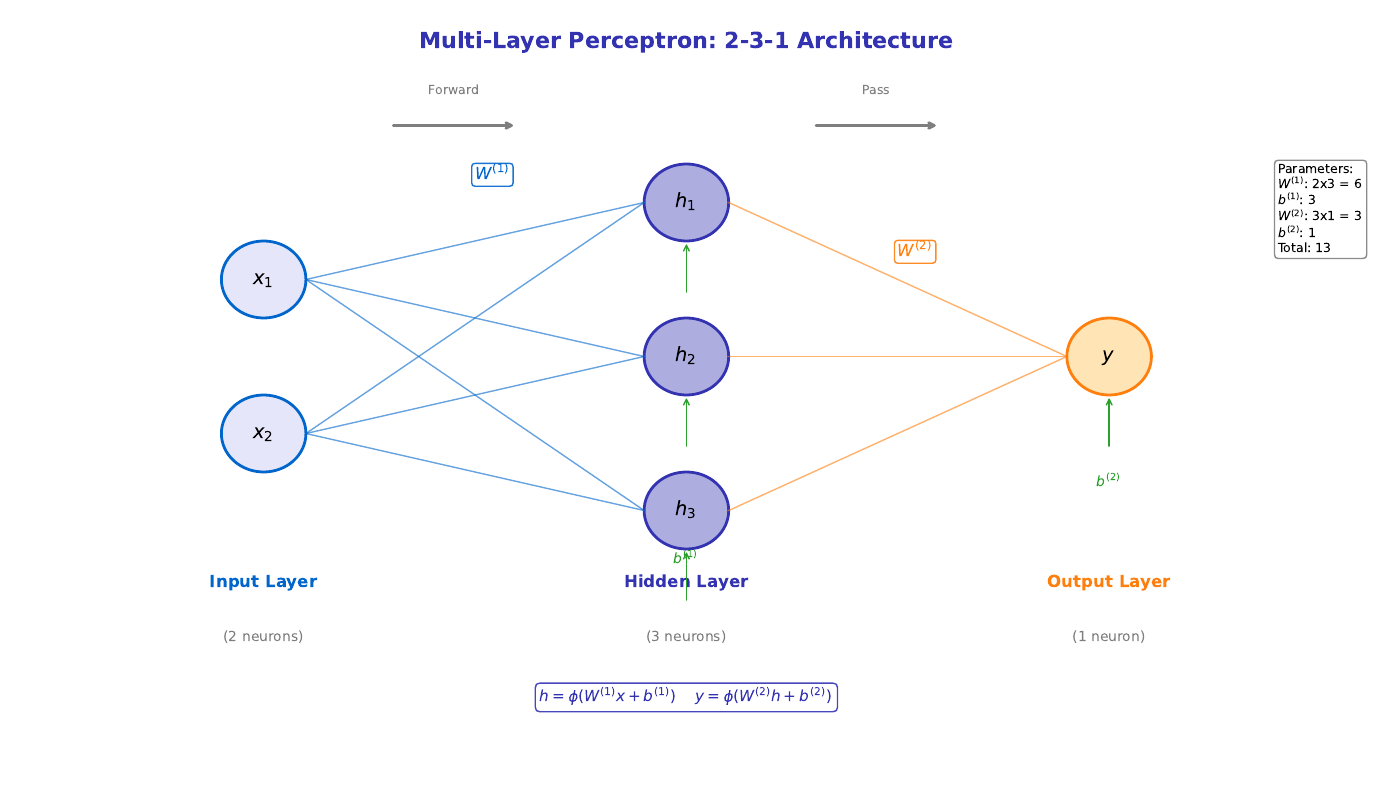

This figure's Python source:
"""
Multi-Layer Perceptron Architecture (2-3-1)
Module 2: Stacking Layers
"""

import matplotlib.pyplot as plt
import matplotlib.patches as patches
from matplotlib.patches import Circle, FancyBboxPatch
import numpy as np

CHART_METADATA = {
    'title': 'MLP Architecture 2 3 1',
    'url': 'https://github.com/QuantLet/neural-networks-introduction/tree/main/mlp_architecture_2_3_1'
}

# Colors matching Beamer template
mlpurple = '#3333B2'
mlblue = '#0066CC'
mlorange = '#FF7F0E'
mlgreen = '#2CA02C'
mlgray = '#7F7F7F'
mllavender = '#ADADE0'

# Set up figure
fig, ax = plt.subplots(figsize=(14, 8))
ax.set_xlim(-1, 15)
ax.set_ylim(-1, 9)
ax.axis('off')

# Title
ax.text(7, 8.5, 'Multi-Layer Perceptron: 2-3-1 Architecture', fontsize=16, fontweight='bold',
        ha='center', color=mlpurple)

# Layer positions
input_x = 2
hidden_x = 7
output_x = 12

# Node positions
input_y = [5.5, 3.5]
hidden_y = [6.5, 4.5, 2.5]
output_y = [4.5]

# Draw connections first (so they're behind nodes)
# Input to Hidden
for iy in input_y:
    for hy in hidden_y:
        ax.plot([input_x + 0.5, hidden_x - 0.5], [iy, hy], color=mlblue, linewidth=1, alpha=0.6)

# Hidden to Output
for hy in hidden_y:
    for oy in output_y:
        ax.plot([hidden_x + 0.5, output_x - 0.5], [hy, oy], color=mlorange, linewidth=1, alpha=0.6)

# Draw input layer
for i, y in enumerate(input_y):
    circle = Circle((input_x, y), 0.5, fill=True, facecolor='#E6E6FA',
                    edgecolor=mlblue, linewidth=2)
    ax.add_patch(circle)
    ax.text(input_x, y, f'$x_{i+1}$', ha='center', va='center', fontsize=14, fontweight='bold')

ax.text(input_x, 1.5, 'Input Layer', ha='center', fontsize=12, fontweight='bold', color=mlblue)
ax.text(input_x, 0.8, '(2 neurons)', ha='center', fontsize=10, color=mlgray)

# Draw hidden layer
for i, y in enumerate(hidden_y):
    circle = Circle((hidden_x, y), 0.5, fill=True, facecolor=mllavender,
                    edgecolor=mlpurple, linewidth=2)
    ax.add_patch(circle)
    ax.text(hidden_x, y, f'$h_{i+1}$', ha='center', va='center', fontsize=14, fontweight='bold')

ax.text(hidden_x, 1.5, 'Hidden Layer', ha='center', fontsize=12, fontweight='bold', color=mlpurple)
ax.text(hidden_x, 0.8, '(3 neurons)', ha='center', fontsize=10, color=mlgray)

# Draw output layer
for i, y in enumerate(output_y):
    circle = Circle((output_x, y), 0.5, fill=True, facecolor='#FFE4B5',
                    edgecolor=mlorange, linewidth=2)
    ax.add_patch(circle)
    ax.text(output_x, y, '$y$', ha='center', va='center', fontsize=14, fontweight='bold')

ax.text(output_x, 1.5, 'Output Layer', ha='center', fontsize=12, fontweight='bold', color=mlorange)
ax.text(output_x, 0.8, '(1 neuron)', ha='center', fontsize=10, color=mlgray)

# Weight labels
ax.text(4.5, 6.8, '$W^{(1)}$', fontsize=12, color=mlblue, fontweight='bold',
        bbox=dict(boxstyle='round,pad=0.2', facecolor='white', edgecolor=mlblue, alpha=0.9))
ax.text(9.5, 5.8, '$W^{(2)}$', fontsize=12, color=mlorange, fontweight='bold',
        bbox=dict(boxstyle='round,pad=0.2', facecolor='white', edgecolor=mlorange, alpha=0.9))

# Add bias indicators
for y in hidden_y:
    ax.annotate('', xy=(hidden_x, y - 0.5), xytext=(hidden_x, y - 1.2),
                arrowprops=dict(arrowstyle='->', color=mlgreen, lw=1))
ax.text(hidden_x, 1.8, '$b^{(1)}$', ha='center', fontsize=10, color=mlgreen)

ax.annotate('', xy=(output_x, output_y[0] - 0.5), xytext=(output_x, output_y[0] - 1.2),
            arrowprops=dict(arrowstyle='->', color=mlgreen, lw=1))
ax.text(output_x, 2.8, '$b^{(2)}$', ha='center', fontsize=10, color=mlgreen)

# Information flow arrows
ax.annotate('', xy=(5, 7.5), xytext=(3.5, 7.5),
            arrowprops=dict(arrowstyle='->', color=mlgray, lw=2))
ax.text(4.25, 7.9, 'Forward', fontsize=9, ha='center', color=mlgray)

ax.annotate('', xy=(10, 7.5), xytext=(8.5, 7.5),
            arrowprops=dict(arrowstyle='->', color=mlgray, lw=2))
ax.text(9.25, 7.9, 'Pass', fontsize=9, ha='center', color=mlgray)

# Parameter count
param_text = "Parameters:\n$W^{(1)}$: 2x3 = 6\n$b^{(1)}$: 3\n$W^{(2)}$: 3x1 = 3\n$b^{(2)}$: 1\nTotal: 13"
ax.text(14, 7, param_text, fontsize=9, ha='left', va='top',
        bbox=dict(boxstyle='round,pad=0.3', facecolor='white', edgecolor=mlgray, alpha=0.9))

# Equations at bottom
eq_text = "$h = \\phi(W^{(1)}x + b^{(1)})$    $y = \\phi(W^{(2)}h + b^{(2)})$"
ax.text(7, 0, eq_text, fontsize=11, ha='center', color=mlpurple,
        bbox=dict(boxstyle='round,pad=0.3', facecolor='white', edgecolor=mlpurple, alpha=0.9))

plt.tight_layout()
plt.savefig('mlp_architecture_2_3_1.pdf', format='pdf', bbox_inches='tight', dpi=300)
plt.savefig('mlp_architecture_2_3_1.png', format='png', bbox_inches='tight', dpi=300)
plt.close()

print("Generated: mlp_architecture_2_3_1.pdf")
